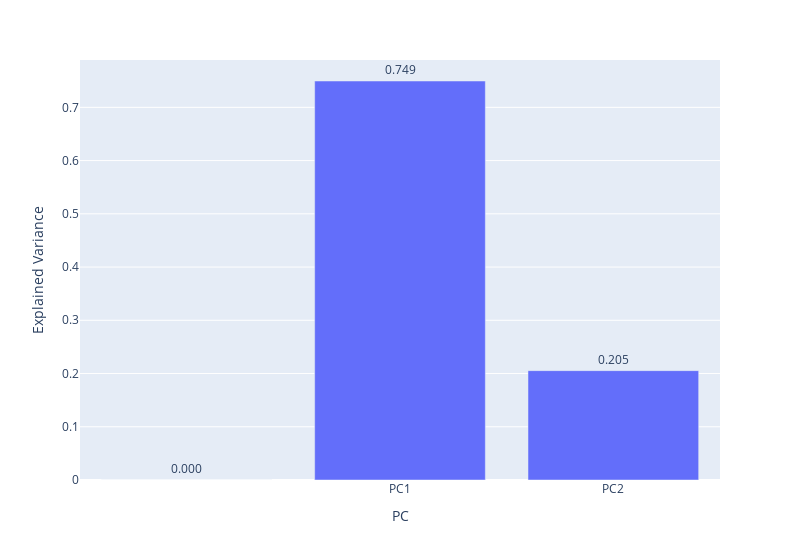

This figure's notebook cell:
### Code cell
# Scree Plot

fig = px.bar(df_explained_variance, x='PC', y='Explained Variance', text='Explained Variance', width=800)
fig.update_traces(texttemplate='%{text:.3f}', textposition='outside')
fig.show()

### Figure 1 — Plotly figure (JSON) as saved in the notebook; plotly's stock layout.template omitted (floating-point values rounded to 4 significant figures)
{"data": [{"alignmentgroup": "True", "hovertemplate": "PC=%{x}<br>Explained Variance=%{text}<extra></extra>", "legendgroup": "", "marker": {"color": "#636efa", "pattern": {"shape": ""}}, "name": "", "offsetgroup": "", "orientation": "v", "showlegend": false, "text": [0, 0.7495, 0.2054], "textposition": "outside", "texttemplate": "%{text:.3f}", "type": "bar", "x": ["", "PC1", "PC2"], "xaxis": "x", "y": [0, 0.7495, 0.2054], "yaxis": "y"}], "layout": {"barmode": "relative", "legend": {"tracegroupgap": 0}, "margin": {"t": 60}, "width": 800, "xaxis": {"anchor": "y", "domain": [0, 1], "title": {"text": "PC"}}, "yaxis": {"anchor": "x", "domain": [0, 1], "title": {"text": "Explained Variance"}}}}
